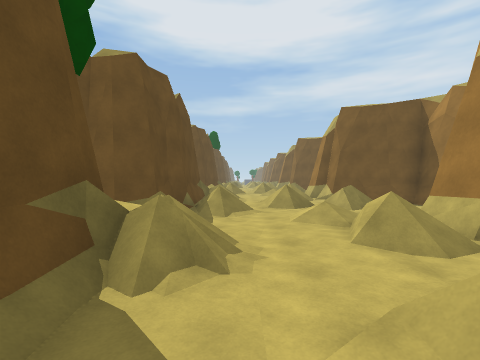
View 1 (above)

13 first-person views from a walk through a Unity game level. The camera is 1.5 m above the floor, looks level and sees 85° across. The floor is counted in squares, 2 m on a side. Each view is taken from the middle of a square. On the plan, view 1 faces up. The plan holds only what a view shows up to about 9 squares ahead; the rest is blank. The place goes on beyond the plan. Surface patterns are stand-ins for the level's own textures.

View 2
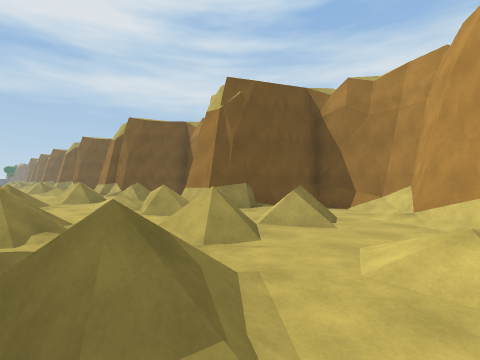

View 3
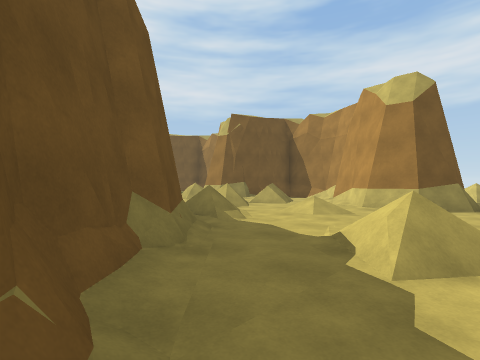

View 4
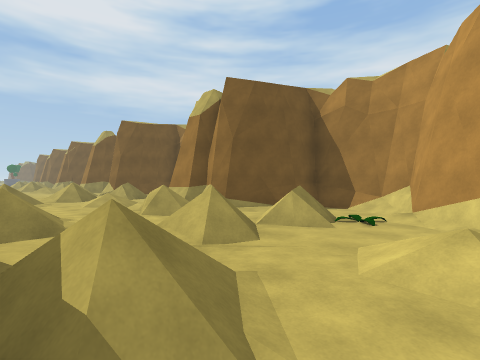

View 5
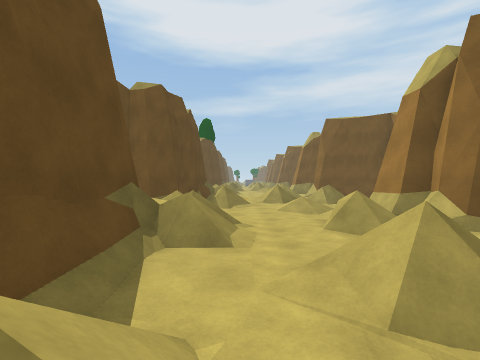

View 6
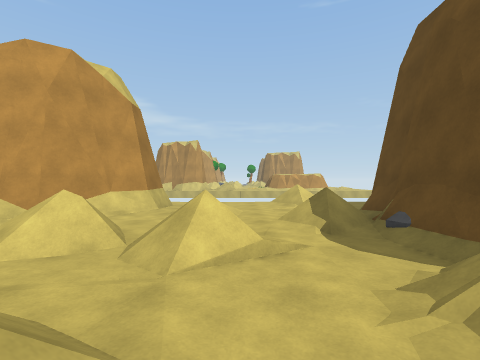

View 7
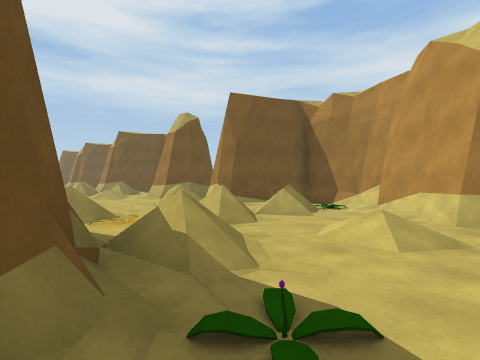

View 8
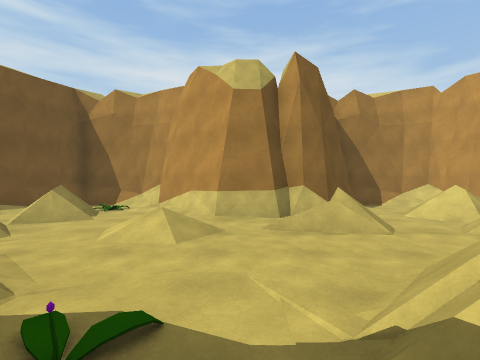

View 9
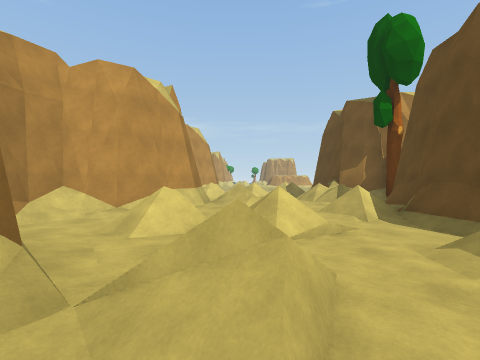

View 10
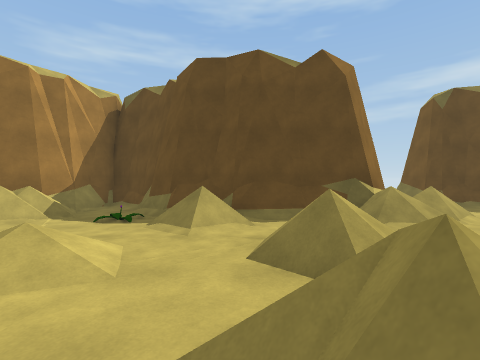

View 11
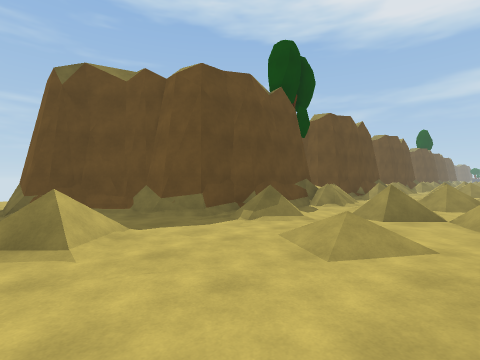

View 12
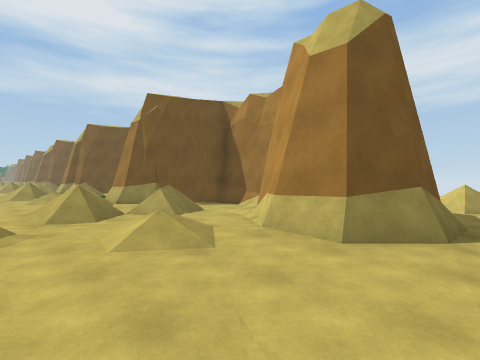

View 13
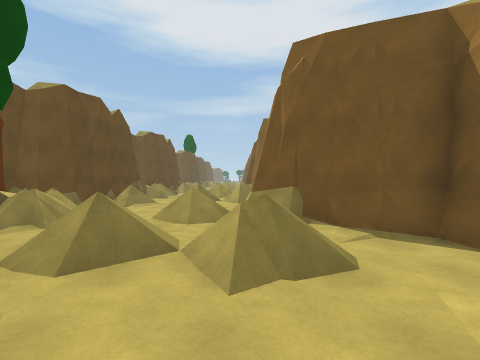

### Floor plan
Key: @ floor where view 1 was taken; # wall or solid block; x gap in a wall; . floor; / step, stairs or slope; = window, fence, low wall or low ledge; P plant; O other object.
Columns run from 5 left of view 1 to 9 right of it. Each row starts with its distance up from view 1.
 22  #/
 21 ##..  ..
 20    ./ ..
 19     /../ #
 18    #//./ ##
 17    #//  ./##
 16    #/P/// .#
 15    #//../.O#
 14    ##/....##
 13  ###P.//.##
 12  #/.....##
 11  ##//..=##
 10   ##//./.##
  9    #/.....##
  8    #/.////.#
  7    #//../P.#
  6    ##/....##
  5   ##...//##
  4   ##=..=x#
  3   ##//.//##
  2    #/.....##
  1    #/.////.#
  0    #/@../..#
 -1    ##/....##
 -2  ###..//.##
 -3  #/...../#
 -4 ##..//../## .//
 -5 ..../........//

Positions as (right, up) in squares from view 1, and headings:
1: (0, 0), facing up
2: (-1, -2), facing up-right
3: (-4, -5), facing up-right
4: (-1, 5), facing up-right
5: (0, 6), facing up
6: (1, 4), facing down
7: (-2, 12), facing up-right
8: (-2, 12), facing right
9: (2, 12), facing down
10: (4, 15), facing left
11: (3, -5), facing up-left
12: (0, -5), facing up-right
13: (3, -2), facing up
